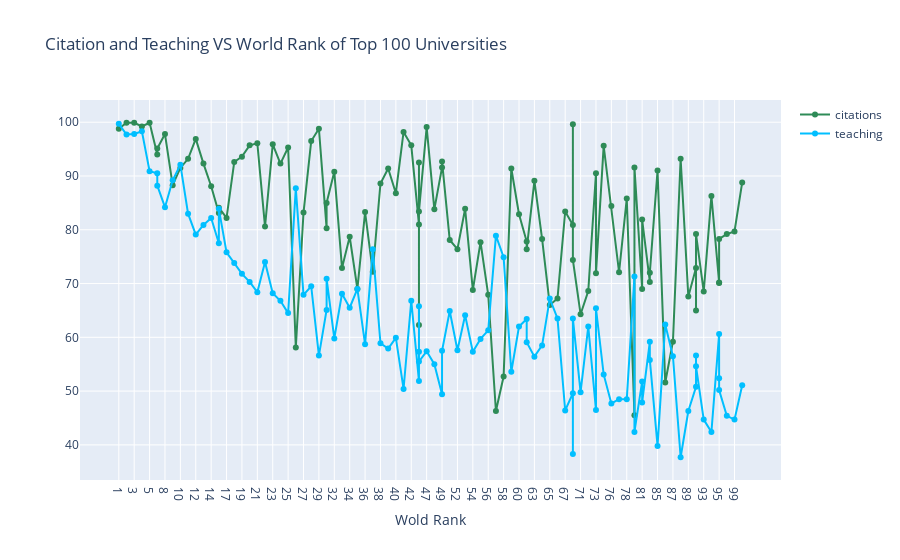

The notebook cell saved with this chart:
### Markdown cell above
# LINE CHARTS

* Visualize citation and teaching VS word rank top 100 universities.

### Code cell
df=timesDF.iloc[:100,:]

trace1=go.Scatter(
    
    x=df.world_rank,
    y=df.citations,
    name="citations",
    mode="lines+markers",
    marker= dict(color="seagreen"),
    text=df.university_name
)

trace2=go.Scatter(
    
    x=df.world_rank,
    y=df.teaching,
    name="teaching",
    mode="lines+markers",
    marker= dict(color="deepskyblue"),
    text=df.university_name
)

data=[trace1,trace2]

layout=dict(title="Citation and Teaching VS World Rank of Top 100 Universities",
           xaxis=dict(title="Wold Rank",ticklen=5,zeroline=False))

fig=dict(data=data,layout=layout)
iplot(fig)

### Figure 1 — Plotly figure (JSON) as saved in the notebook; plotly's stock layout.template omitted (floating-point values rounded to 4 significant figures)
{"data": [{"marker": {"color": "seagreen"}, "mode": "lines+markers", "name": "citations", "text": ["Harvard University", "California Institute of Technology", "Massachusetts Institute of Technology", "Stanford University", "Princeton University", "University of Cambridge", "University of Oxford", "University of California, Berkeley", "Imperial College London", "Yale University", "University of California, Los Angeles", "University of Chicago", "Johns Hopkins University", "Cornell University", "ETH Zurich – Swiss Federal Institute of Technology Zurich", "University of Michigan", "University of Toronto", "Columbia University", "University of Pennsylvania", "Carnegie Mellon University", "University of Hong Kong", "University College London", "University of Washington", "Duke University", "Northwestern University", "University of Tokyo", "Georgia Institute of Technology", "Pohang University of Science and Technology", "University of California, Santa Barbara", "University of British Columbia", "University of North Carolina at Chapel Hill", "University of California, San Diego", "University of Illinois at Urbana-Champaign", "National University of Singapore", "McGill University", "University of Melbourne", "Peking University", "Washington University in St Louis", "École Polytechnique", "University of Edinburgh", "Hong Kong University of Science and Technology", "École Normale Supérieure", "Australian National University", "Karolinska Institute", "University of Göttingen", "University of Wisconsin", "Rice University", "École Polytechnique Fédérale de Lausanne", "University of California, Irvine", "University of Science and Technology of China", "Vanderbilt University", "University of Minnesota", "Tufts University", "University of California, Davis", "Brown University", "University of Massachusetts", "Kyoto University", "Tsinghua University", "Boston University", "New York University", "Emory University", "LMU Munich", "University of Notre Dame", "University of Pittsburgh", "Case Western Reserve University", "Ohio State University", "University of Colorado Boulder", "University of Bristol", "University of California, Santa Cruz", "Yeshiva University", "University of Sydney", "University of Virginia", "University of Adelaide", "University of Southern California", "William & Mary", "Trinity College Dublin", "King’s College London", "Stony Brook University", "Korea Advanced Institute of Science and Technology (KAIST)", "University of Sussex", "The University of Queensland", "University of York", "Heidelberg University", "University of Utah", "Durham University", "London School of Economics and Political Science", "University of Manchester", "Royal Holloway, University of London", "Lund University", "University of Southampton", "University of Zurich", "Wake Forest University", "McMaster University", "University College Dublin", "George Washington University", "University of Arizona", "University of Basel", "University of Maryland, College Park", "Dartmouth College", "École Normale Supérieure de Lyon"], "type": "scatter", "x": ["1", "2", "3", "4", "5", "6", "6", "8", "9", "10", "11", "12", "13", "14", "15", "15", "17", "18", "19", "20", "21", "22", "23", "24", "25", "26", "27", "28", "29", "30", "30", "32", "33", "34", "35", "36", "37", "38", "39", "40", "41", "42", "43", "43", "43", "43", "47", "48", "49", "49", "51", "52", "53", "54", "55", "56", "57", "58", "59", "60", "61", "61", "63", "64", "65", "66", "67", "68", "68", "68", "71", "72", "73", "73", "75", "76", "77", "78", "79", "79", "81", "81", "83", "83", "85", "86", "87", "88", "89", "90", "90", "90", "93", "94", "95", "95", "95", "98", "99", "100"], "y": [98.8, 99.9, 99.9, 99.2, 99.9, 94, 95.1, 97.8, 88.3, 91.5, 93.2, 96.9, 92.3, 88.1, 83.1, 84.1, 82.2, 92.6, 93.6, 95.7, 96.1, 80.6, 95.9, 92.3, 95.3, 58.1, 83.2, 96.5, 98.8, 80.3, 85, 90.8, 72.9, 78.7, 69, 83.3, 72.2, 88.6, 91.4, 86.8, 98.2, 95.7, 81, 62.3, 92.5, 83.4, 99.1, 83.8, 91.6, 92.7, 78.1, 76.4, 83.9, 68.8, 77.7, 67.9, 46.3, 52.7, 91.4, 82.9, 77.8, 76.4, 89.1, 78.3, 66, 67.2, 83.4, 80.9, 99.6, 74.4, 64.3, 68.6, 90.5, 71.9, 95.6, 84.4, 72.1, 85.8, 45.5, 91.6, 69, 81.9, 70.3, 72, 91, 51.6, 59.2, 93.2, 67.6, 72.9, 65, 79.2, 68.5, 86.3, 70.2, 70.1, 78.3, 79.2, 79.7, 88.8]}, {"marker": {"color": "deepskyblue"}, "mode": "lines+markers", "name": "teaching", "text": ["Harvard University", "California Institute of Technology", "Massachusetts Institute of Technology", "Stanford University", "Princeton University", "University of Cambridge", "University of Oxford", "University of California, Berkeley", "Imperial College London", "Yale University", "University of California, Los Angeles", "University of Chicago", "Johns Hopkins University", "Cornell University", "ETH Zurich – Swiss Federal Institute of Technology Zurich", "University of Michigan", "University of Toronto", "Columbia University", "University of Pennsylvania", "Carnegie Mellon University", "University of Hong Kong", "University College London", "University of Washington", "Duke University", "Northwestern University", "University of Tokyo", "Georgia Institute of Technology", "Pohang University of Science and Technology", "University of California, Santa Barbara", "University of British Columbia", "University of North Carolina at Chapel Hill", "University of California, San Diego", "University of Illinois at Urbana-Champaign", "National University of Singapore", "McGill University", "University of Melbourne", "Peking University", "Washington University in St Louis", "École Polytechnique", "University of Edinburgh", "Hong Kong University of Science and Technology", "École Normale Supérieure", "Australian National University", "Karolinska Institute", "University of Göttingen", "University of Wisconsin", "Rice University", "École Polytechnique Fédérale de Lausanne", "University of California, Irvine", "University of Science and Technology of China", "Vanderbilt University", "University of Minnesota", "Tufts University", "University of California, Davis", "Brown University", "University of Massachusetts", "Kyoto University", "Tsinghua University", "Boston University", "New York University", "Emory University", "LMU Munich", "University of Notre Dame", "University of Pittsburgh", "Case Western Reserve University", "Ohio State University", "University of Colorado Boulder", "University of Bristol", "University of California, Santa Cruz", "Yeshiva University", "University of Sydney", "University of Virginia", "University of Adelaide", "University of Southern California", "William & Mary", "Trinity College Dublin", "King’s College London", "Stony Brook University", "Korea Advanced Institute of Science and Technology (KAIST)", "University of Sussex", "The University of Queensland", "University of York", "Heidelberg University", "University of Utah", "Durham University", "London School of Economics and Political Science", "University of Manchester", "Royal Holloway, University of London", "Lund University", "University of Southampton", "University of Zurich", "Wake Forest University", "McMaster University", "University College Dublin", "George Washington University", "University of Arizona", "University of Basel", "University of Maryland, College Park", "Dartmouth College", "École Normale Supérieure de Lyon"], "type": "scatter", "x": ["1", "2", "3", "4", "5", "6", "6", "8", "9", "10", "11", "12", "13", "14", "15", "15", "17", "18", "19", "20", "21", "22", "23", "24", "25", "26", "27", "28", "29", "30", "30", "32", "33", "34", "35", "36", "37", "38", "39", "40", "41", "42", "43", "43", "43", "43", "47", "48", "49", "49", "51", "52", "53", "54", "55", "56", "57", "58", "59", "60", "61", "61", "63", "64", "65", "66", "67", "68", "68", "68", "71", "72", "73", "73", "75", "76", "77", "78", "79", "79", "81", "81", "83", "83", "85", "86", "87", "88", "89", "90", "90", "90", "93", "94", "95", "95", "95", "98", "99", "100"], "y": [99.7, 97.7, 97.8, 98.3, 90.9, 90.5, 88.2, 84.2, 89.2, 92.1, 83, 79.1, 80.9, 82.2, 77.5, 83.9, 75.8, 73.8, 71.8, 70.3, 68.4, 74, 68.2, 66.8, 64.5, 87.7, 67.9, 69.5, 56.6, 65.1, 70.9, 59.8, 68.1, 65.5, 69, 58.7, 76.4, 58.9, 57.9, 59.9, 50.4, 66.8, 51.9, 65.8, 57.3, 55.5, 57.4, 55, 49.4, 57.5, 64.9, 57.6, 64.1, 57.3, 59.7, 61.3, 78.9, 74.9, 53.6, 62, 63.4, 59.1, 56.4, 58.5, 67.2, 63.5, 46.4, 49.6, 38.3, 63.5, 49.8, 62, 46.5, 65.4, 53.1, 47.7, 48.5, 48.5, 71.3, 42.4, 51.8, 47.9, 59.2, 55.8, 39.8, 62.4, 56.5, 37.7, 46.3, 50.8, 56.6, 54.6, 44.7, 42.4, 60.6, 52.4, 50.2, 45.4, 44.7, 51.1]}], "layout": {"title": {"text": "Citation and Teaching VS World Rank of Top 100 Universities"}, "xaxis": {"ticklen": 5, "title": {"text": "Wold Rank"}, "zeroline": false}}}
